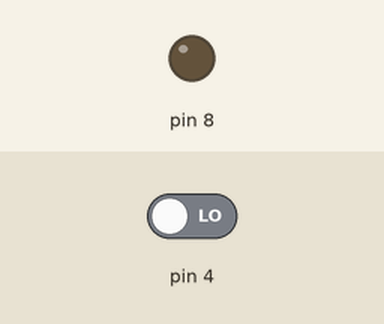
A sketch run on a simulated Arduino Uno, built with avr-gcc and run on an emulated ATmega328P. On the bench: output pins drawn as LEDs (lit = HIGH). Inputs (shaded band) come from the test bench; at power-on: pin 4 LOW.

Above: at 1.2 s.
1.3 s: pin 4 driven HIGH
At 2.5 s:
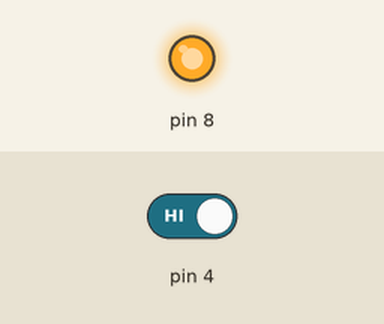
2.8 s: pin 4 driven LOW
At 3.6 s:
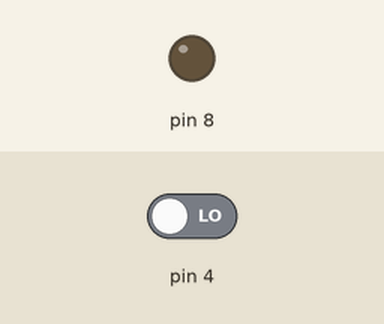
Timing chart, 0 to 5.8 s (numbered marks = the images above; inputs shaded):
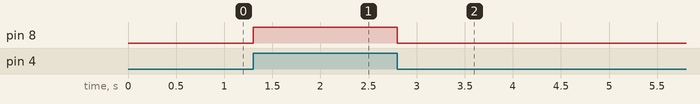

Measured:
- after the input at 1.3 s, pin 8: LOW → HIGH at once
- after the input at 2.8 s, pin 8: HIGH → LOW at once

The sketch:

PinChangeInterrupt_BareMetal.ino
```cpp
ISR(PCINT2_vect){
  PORTB ^= (1<<0);
  delay(1000);
}
void setup() {
  DDRB |= (1<<0);//set the pin PB0 or digital pin 8 as output
  PORTB &= ~(1<<0);
  DDRD &= ~(1<<4);//set the pin PD2 or Digital pin 2 as input
  PORTD |= (1<<2);//ENABLING THE PULLUP RESISTOR TO THE CORRESPONDING BUTTON PIN
                  //TO AVOID UNRELIABLE OR RAMDOM BUTTON BEHAVIOR
  //SREG |= (1<<7);//ENABLING THE GLOBAL INTERRUPT
  sei();
  PCICR |= (1<<2);//ENABLE PIN CHANGE INTERRUPT
  PCMSK2 |= (1<<4);//ENABLE THE EXTERNAL INTERRUPT 0
}

void loop() {
  // put your main code here, to run repeatedly:
  //PORTB |= (1<<0);

}
```
